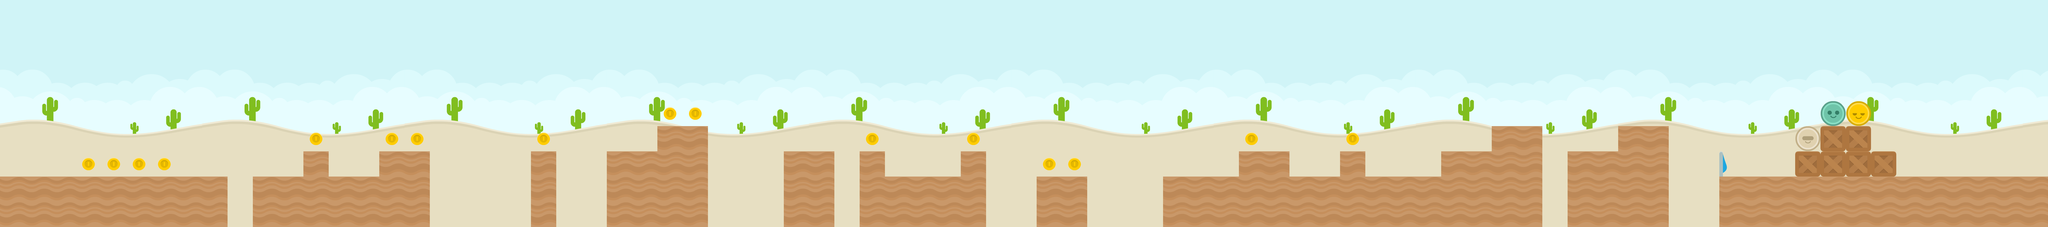

A level layout from a 2D game, rendered from its tile map. Below: a short description, then the map file with tile-grid data replaced by summaries:
An orthogonal 81x9 tile map with 128x128 px tiles, 2 tile layers (Tile Layer 1, Tile Layer 2), 5 tilesets and 40 objects.

<map version="1.0" orientation="orthogonal" renderorder="right-down" width="81" height="9" tilewidth="128" tileheight="128" nextobjectid="49">
 <tileset firstgid="1" name="spritesheet_items" tilewidth="128" tileheight="128" tilecount="32" columns="8">
  <image source="../tilesets/spritesheet_items.png" width="1024" height="512" />
 </tileset>
 <tileset firstgid="33" name="colored_desert" tilewidth="128" tileheight="128" tilecount="64" columns="8">
  <image source="../tilesets/colored_desert.png" width="1024" height="1024" />
 </tileset>
 <tileset firstgid="97" name="spritesheet_tiles" tilewidth="128" tileheight="128" spacing="2" margin="1" tilecount="128" columns="8">
  <image source="../tilesets/spritesheet_tiles.png" width="1040" height="2080" />
 </tileset>
 <tileset firstgid="225" name="spritesheet_ground" tilewidth="128" tileheight="128" spacing="2" margin="1" tilecount="128" columns="8">
  <image source="../tilesets/spritesheet_ground.png" width="1040" height="2080" />
 </tileset>
 <tileset firstgid="353" name="players" tilewidth="128" tileheight="128" tilecount="4" columns="4">
  <image source="../tilesets/players.png" width="512" height="128" />
 </tileset>
 <layer name="Tile Layer 1" width="81" height="9">
  <data>[729 cells, 729 non-empty, 65 distinct tile ids]</data>
 </layer>
 <layer name="Tile Layer 2" width="81" height="9">
  <data>[729 cells, 177 non-empty, 7 distinct tile ids]</data>
 </layer>
 <objectgroup name="Object Layer 1">
  <object id="7" x="8704" y="896" width="1536" height="256" />
  <object id="8" x="8192" y="640" width="256" height="512" />
  <object id="9" x="7936" y="768" width="256" height="384" />
  <object id="10" x="7552" y="640" width="256" height="512" />
  <object id="11" x="7296" y="768" width="256" height="384" />
  <object id="12" x="6912" y="896" width="384" height="256" />
  <object id="13" x="6784" y="768" width="128" height="384" />
  <object id="14" x="6528" y="896" width="256" height="256" />
  <object id="15" x="6272" y="768" width="256" height="384" />
  <object id="16" x="5888" y="896" width="384" height="256" />
  <object id="17" x="5248" y="896" width="256" height="256" />
  <object id="18" x="4864" y="768" width="128" height="384" />
  <object id="19" x="4480" y="896" width="384" height="256" />
  <object id="20" x="4352" y="768" width="128" height="384" />
  <object id="22" x="3968" y="768" width="256" height="384" />
  <object id="23" x="3328" y="640" width="256" height="512" />
  <object id="24" x="3072" y="768" width="256" height="384" />
  <object id="25" x="2688" y="768" width="128" height="384" />
  <object id="26" x="1920" y="768" width="256" height="384" />
  <object id="27" x="1536" y="768" width="128" height="384" />
  <object id="30" x="1664" y="896" width="256" height="256" />
  <object id="31" x="1280" y="896" width="256" height="256" />
  <object id="32" x="0" y="896" width="1152" height="256" />
 </objectgroup>
 <objectgroup name="Object Layer 2">
  <object id="33" x="415.5" y="800" width="64" height="64">
   <ellipse />
  </object>
  <object id="34" x="542.667" y="800.667" width="64" height="64">
   <ellipse />
  </object>
  <object id="35" x="670.667" y="800.667" width="64" height="64">
   <ellipse />
  </object>
  <object id="36" x="798.667" y="800.667" width="64" height="64">
   <ellipse />
  </object>
  <object id="37" x="1566.67" y="672.667" width="64" height="64">
   <ellipse />
  </object>
  <object id="38" x="1950.67" y="672.667" width="64" height="64">
   <ellipse />
  </object>
  <object id="39" x="2078.67" y="672.667" width="64" height="64">
   <ellipse />
  </object>
  <object id="40" x="2718.67" y="672.667" width="64" height="64">
   <ellipse />
  </object>
  <object id="41" x="6814.67" y="672.667" width="64" height="64">
   <ellipse />
  </object>
  <object id="42" x="6302.67" y="672.667" width="64" height="64">
   <ellipse />
  </object>
  <object id="43" x="4894.67" y="672.667" width="64" height="64">
   <ellipse />
  </object>
  <object id="44" x="4382.67" y="672.667" width="64" height="64">
   <ellipse />
  </object>
  <object id="45" x="5278.67" y="800.667" width="64" height="64">
   <ellipse />
  </object>
  <object id="46" x="5406.67" y="800.667" width="64" height="64">
   <ellipse />
  </object>
  <object id="47" x="3358.67" y="544.667" width="64" height="64">
   <ellipse />
  </object>
  <object id="48" x="3486.67" y="544.667" width="64" height="64">
   <ellipse />
  </object>
 </objectgroup>
 <objectgroup name="Object Layer 3">
  <object id="1" x="8832" y="0" width="128" height="896" />
 </objectgroup>
</map>
